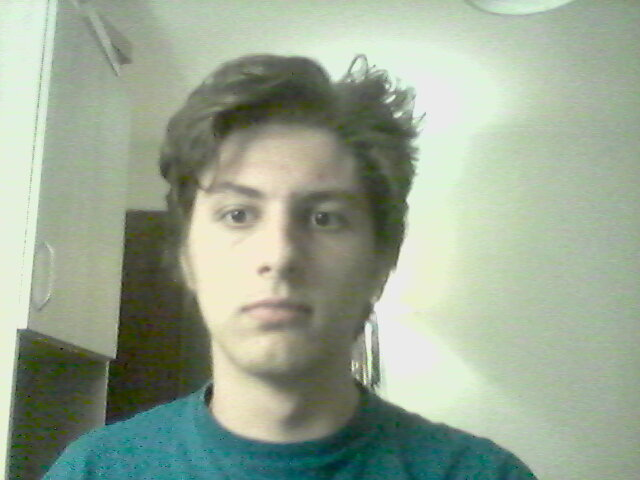
#> input picture inputs/input1.jpg, 640 x 480 px
$ jupyter execute imageFaceDetection.ipynb
#> lines starting #> are read from the running program, lines starting #| are printed output that depends on the picture; after the words box and inside, x2 and y2 are one past the last pixel; in counts of white or black regions, pixels touching at a corner belong together
[cell 1]
import argparse
import time
import cv2

[cell 2]
# added the arguments
ap = argparse.ArgumentParser()
ap.add_argument("-i", "--image", required = True)
ap.add_argument("-o", "--output", required = False)
args = vars(ap.parse_args())

[cell 3]
# processing the image
image = cv2.imread(args["image"])
#> image is the input picture: shape (480, 640, 3); mean B, G, R 147, 166.4, 152.8
gray = cv2.cvtColor(image, cv2.COLOR_BGR2GRAY)
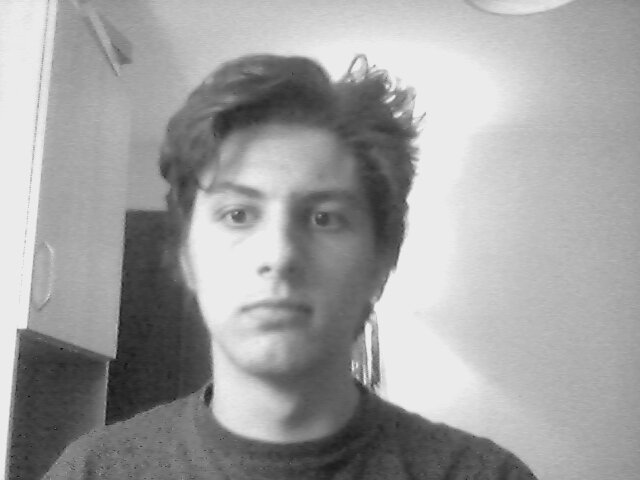
#> gray: shape (480, 640); min 17, max 246, mean 160.1
blurred = cv2.GaussianBlur(gray, (5, 5), 0)

[cell 4]
# cascades
frontalFaceCascadePath = "haarcascades/haarcascade_frontalface_default.xml"
frontalFaceCascade = cv2.CascadeClassifier(frontalFaceCascadePath)

[cell 5]
# detecting the faces
faces = frontalFaceCascade.detectMultiScale(image = image,
                                            scaleFactor = 1.1,
                                            minNeighbors = 5,
                                            minSize = (30, 30))
#> faces = [[168, 126, 228, 228]]

if len(faces):
    for (x, y, w, h) in faces:
        cv2.rectangle(image, (x, y), (x+w, y+h), (0, 0, 255), 2)
#> this loop made 1 pass
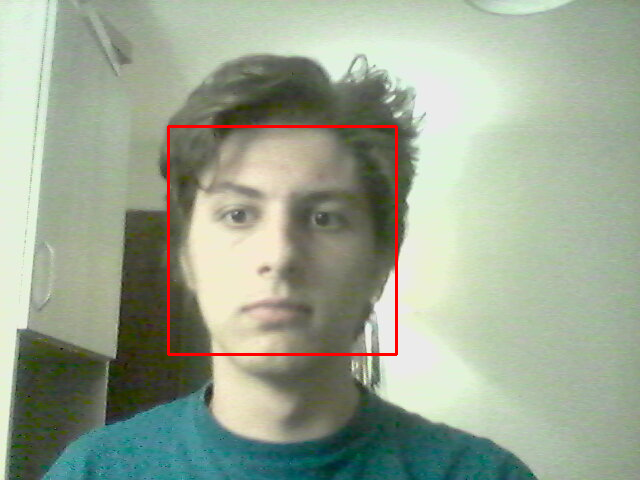
#> image: shape (480, 640, 3); 0.89% of pixels changed, all inside (x1, y1, x2, y2) = (167, 125, 398, 356)

    print(f"i've detected {len(faces)} faces")
#| i've detected 1 faces
else:
    print("i did not detect any face")

[cell 6]
cv2.putText(image, "https://github.com/VladTomici14", (30, 30), cv2.FONT_HERSHEY_SIMPLEX, 1, (0, 0, 0), 2)
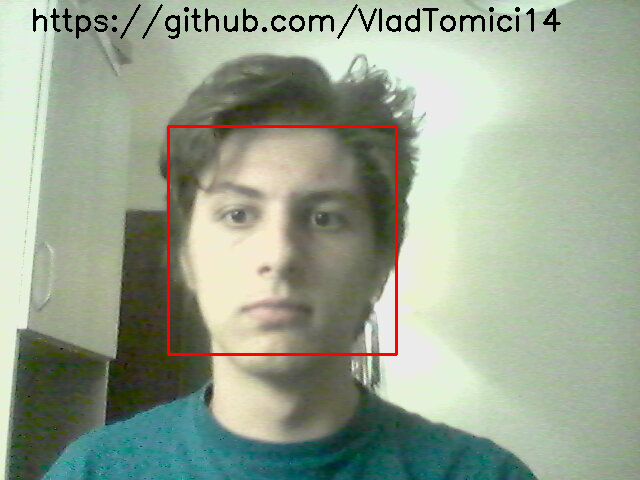
#> image: shape (480, 640, 3); 1.14% of pixels changed, all inside (x1, y1, x2, y2) = (33, 4, 561, 39)
cv2.imshow("detected faces", image)
cv2.imwrite(args["output"], image)

cv2.waitKey(0)
cv2.destroyAllWindows()

$ run again, on inputs/input5.jpg
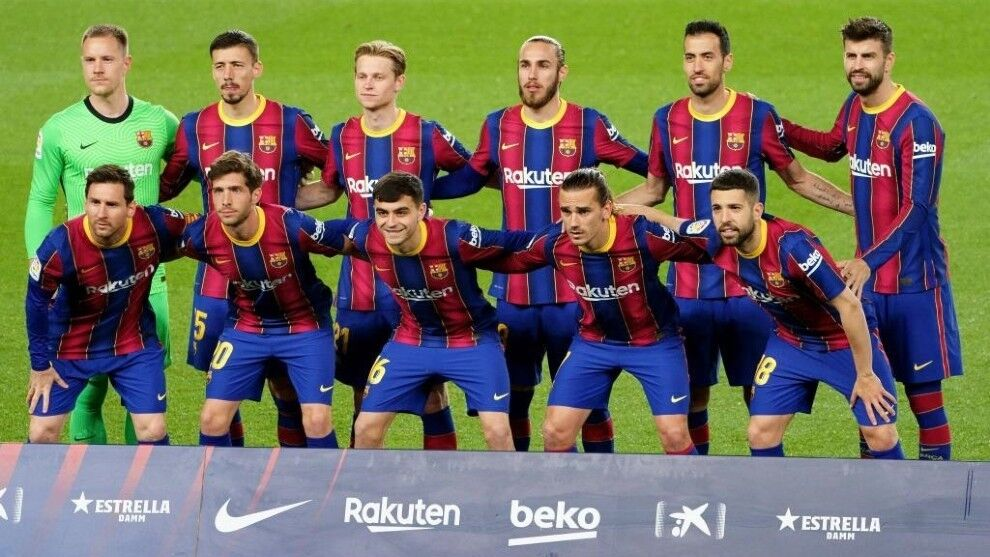
#> input picture inputs/input5.jpg, 990 x 557 px
#> image is the input picture: shape (557, 990, 3); mean B, G, R 92.6, 111.4, 112.3
#> `gray = cv2.cvtColor(image, cv2.COLOR_BGR2GRAY)`:
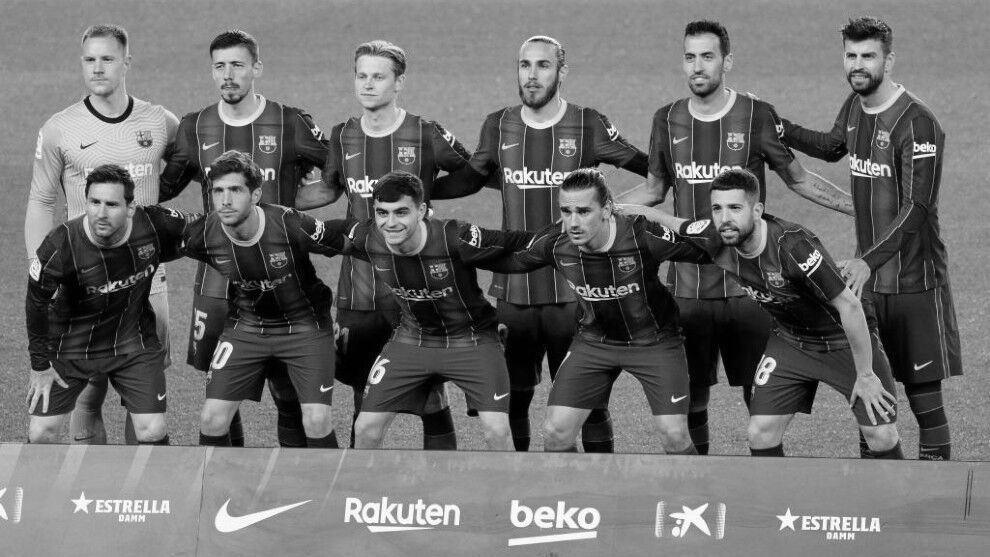
#> gray: shape (557, 990); min 0, max 255, mean 109.5
#> faces = [[345, 56, 52, 52], [202, 171, 51, 51], [833, 35, 54, 54], [366, 193, 52, 52], [671, 35, 57, 57], [72, 38, 56, 56], [202, 44, 55, 55], [75, 181, 57, 57], [505, 42, 59, 59], [701, 188, 54, 54], [546, 189, 58, 58]]
#> the loop `for (x, y, w, h) in faces:` made 11 passes
#| i've detected 11 faces
#> `cv2.putText(image, "https://github.com/VladTomici14", (30, 30), cv2.FO..`:
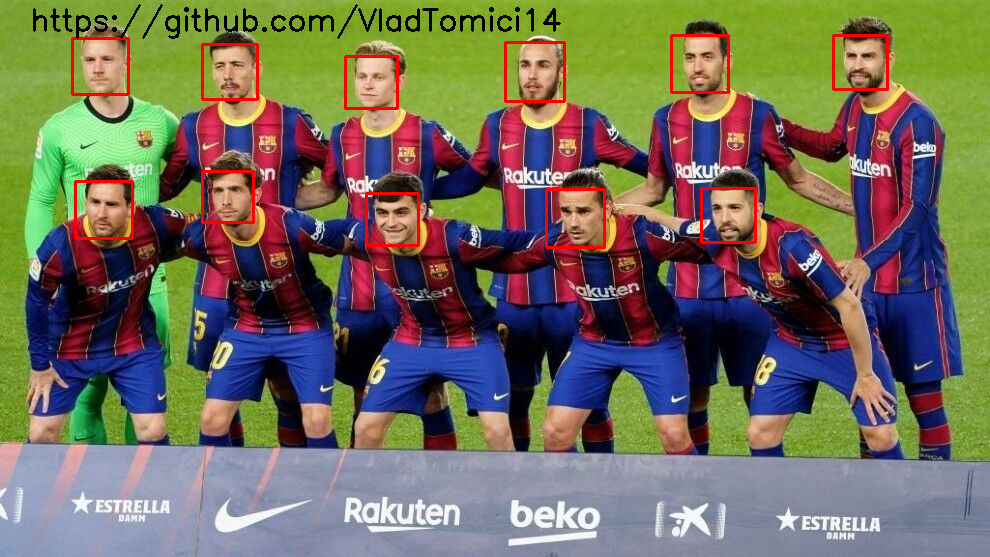
#> image: shape (557, 990, 3); mean B, G, R 91.4, 108.9, 113.2

$ run again, on inputs/input6.jpg
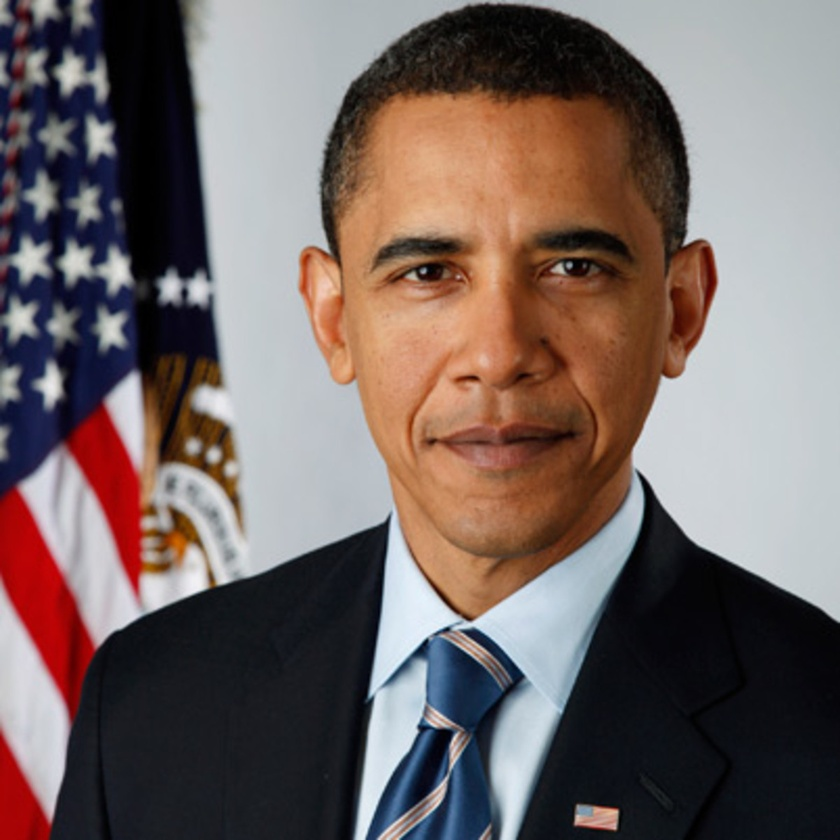
#> input picture inputs/input6.jpg, 840 x 840 px, shrunk from 1200 x 1200 before the run
#> image is the input picture: shape (840, 840, 3); mean B, G, R 99.8, 102.3, 116.3
#> `gray = cv2.cvtColor(image, cv2.COLOR_BGR2GRAY)`:
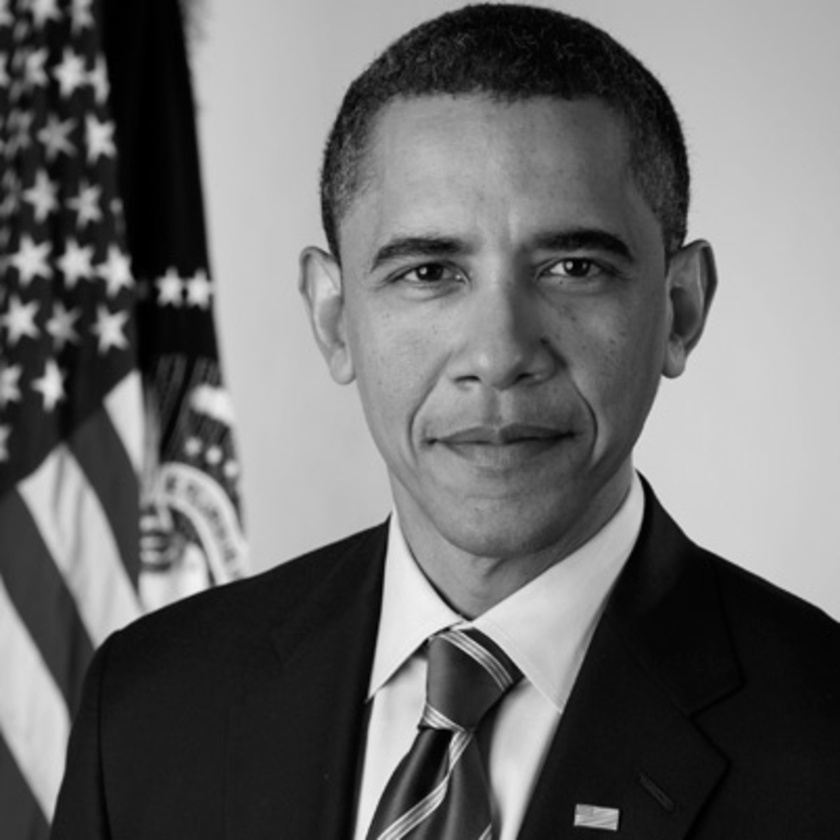
#> gray: shape (840, 840); min 0, max 241, mean 106.2
#> faces = [[304, 117, 391, 391]]
#> the loop `for (x, y, w, h) in faces:` made 1 pass
#| i've detected 1 faces
#> `cv2.putText(image, "https://github.com/VladTomici14", (30, 30), cv2.FO..`:
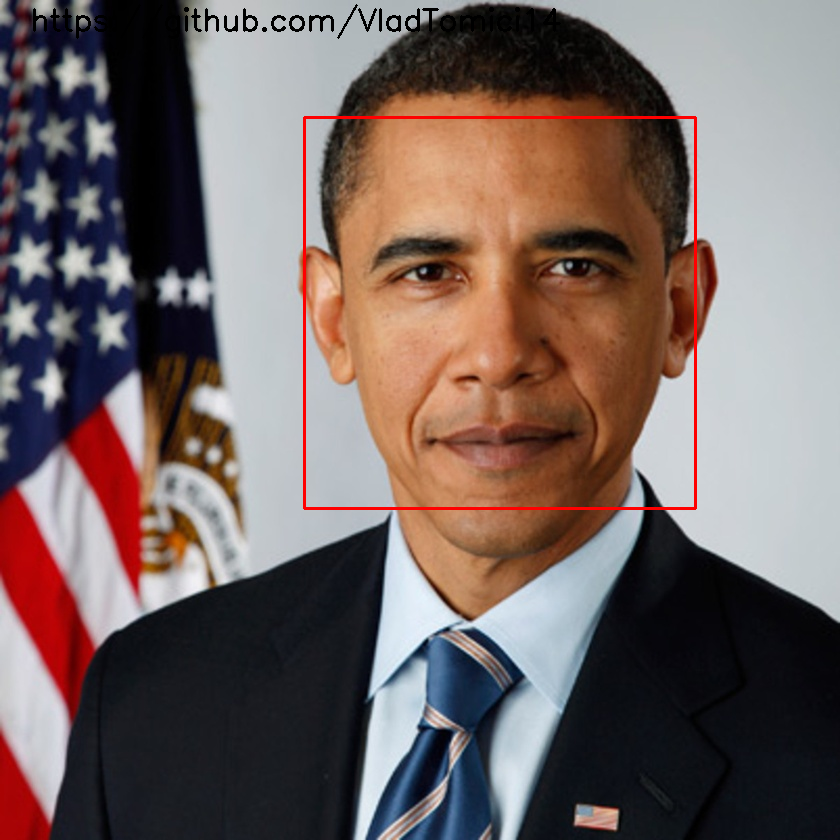
#> image: shape (840, 840, 3); mean B, G, R 98.5, 100.8, 116.4
